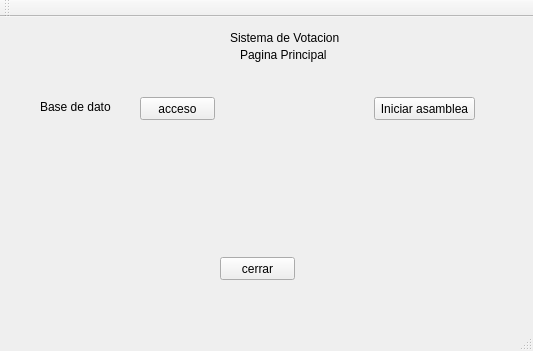
<?xml version="1.0" encoding="UTF-8"?>
<ui version="4.0">
 <class>apppacheco</class>
 <widget class="QMainWindow" name="apppacheco">
  <property name="geometry">
   <rect>
    <x>0</x>
    <y>0</y>
    <width>533</width>
    <height>351</height>
   </rect>
  </property>
  <property name="windowTitle">
   <string>apppacheco</string>
  </property>
  <widget class="QWidget" name="centralWidget">
   <widget class="QLabel" name="label">
    <property name="geometry">
     <rect>
      <x>230</x>
      <y>10</y>
      <width>121</width>
      <height>21</height>
     </rect>
    </property>
    <property name="text">
     <string>Sistema de Votacion</string>
    </property>
   </widget>
   <widget class="QLabel" name="label_2">
    <property name="geometry">
     <rect>
      <x>40</x>
      <y>80</y>
      <width>71</width>
      <height>20</height>
     </rect>
    </property>
    <property name="text">
     <string>Base de datos</string>
    </property>
   </widget>
   <widget class="QPushButton" name="pushButton">
    <property name="geometry">
     <rect>
      <x>140</x>
      <y>80</y>
      <width>75</width>
      <height>23</height>
     </rect>
    </property>
    <property name="text">
     <string>acceso</string>
    </property>
   </widget>
   <widget class="QPushButton" name="pushButton_2">
    <property name="geometry">
     <rect>
      <x>374</x>
      <y>80</y>
      <width>101</width>
      <height>23</height>
     </rect>
    </property>
    <property name="text">
     <string>Iniciar asamblea</string>
    </property>
   </widget>
   <widget class="QPushButton" name="pushButton_3">
    <property name="geometry">
     <rect>
      <x>220</x>
      <y>240</y>
      <width>75</width>
      <height>23</height>
     </rect>
    </property>
    <property name="text">
     <string>cerrar</string>
    </property>
   </widget>
   <widget class="QLabel" name="label_3">
    <property name="geometry">
     <rect>
      <x>240</x>
      <y>30</y>
      <width>91</width>
      <height>16</height>
     </rect>
    </property>
    <property name="text">
     <string>Pagina Principal</string>
    </property>
   </widget>
  </widget>
  <widget class="QMenuBar" name="menuBar">
   <property name="geometry">
    <rect>
     <x>0</x>
     <y>0</y>
     <width>533</width>
     <height>21</height>
    </rect>
   </property>
  </widget>
  <widget class="QToolBar" name="mainToolBar">
   <attribute name="toolBarArea">
    <enum>TopToolBarArea</enum>
   </attribute>
   <attribute name="toolBarBreak">
    <bool>false</bool>
   </attribute>
  </widget>
  <widget class="QStatusBar" name="statusBar"/>
 </widget>
 <layoutdefault spacing="6" margin="11"/>
 <resources/>
 <connections>
  <connection>
   <sender>pushButton_3</sender>
   <signal>clicked()</signal>
   <receiver>apppacheco</receiver>
   <slot>close()</slot>
   <hints>
    <hint type="sourcelabel">
     <x>269</x>
     <y>278</y>
    </hint>
    <hint type="destinationlabel">
     <x>310</x>
     <y>250</y>
    </hint>
   </hints>
  </connection>
 </connections>
</ui>
